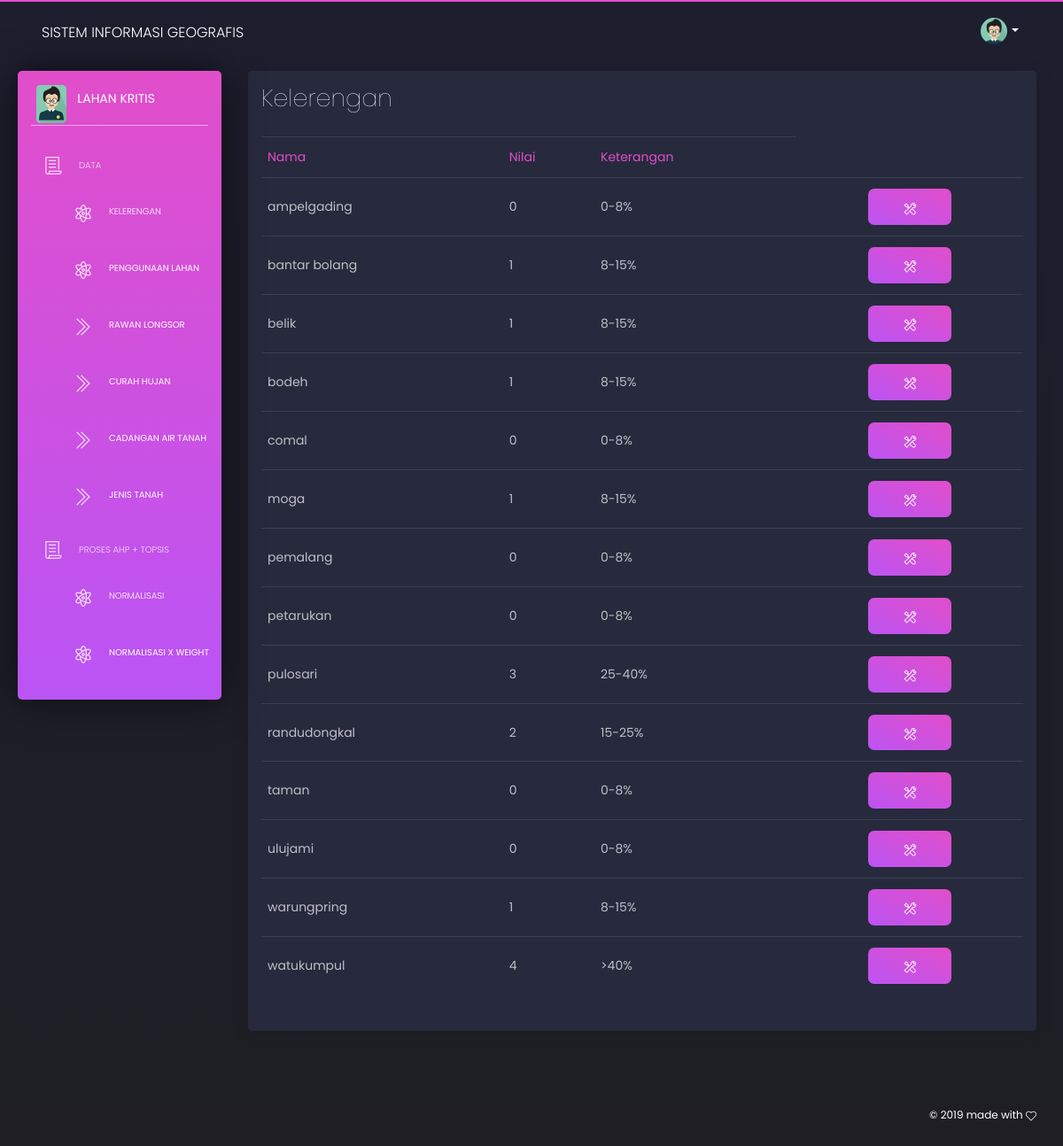
Page /coba2/index.php on the committed database.
### tables this page shows
CREATE TABLE `isi` (
  `nama` varchar(25) NOT NULL,
  `k` int(11) NOT NULL,
  `pl` int(11) NOT NULL,
  `rbl` int(11) NOT NULL,
  `ch` int(11) NOT NULL,
  `cat` int(11) NOT NULL,
  `jt` int(11) NOT NULL
);

### coba2/application/controllers/Kelerengan.php (called while the page is built, shortened)
<?php
class kelerengan extends CI_Controller {
	public function index(){
			$this->load->model("model_awal");
			$data['list_kec'] = $this->model_awal->load_kec();
			$this->load->view("sidebar");
			$this->load->view("nav");
			$this->load->view("kelerengan",$data);
			$this->load->view("foot");
		}
}
?>

### coba2/index.php (called while the page is built, shortened)
<?php
require_once BASEPATH.'core/CodeIgniter.php';

### coba2/application/models/model_awal.php (called while the page is built, shortened)
<?php
Class Model_awal extends CI_Model{
	public function load_kec(){
		$sql = $this->db->query("SELECT * FROM isi");
		return $sql->result_array();
	}
}
?>

### coba2/application/views/kelerengan.php (the view, shortened to what this page needs)
<div class="content">
  <div class="row">
    <div class="col-12">
      <div class="card ">
        <div class="card-header">
          <h2 class="card-title"> Kelerengan</h2>
        </div>
        <div class="card-body">
          <div class="table-responsive">
            <table class="table tablesorter " id="">
              <thead class=" text-primary">
                <tr>
                <td>Nama</td>
                <td>Nilai</td>
                <td>Keterangan</td>
                </tr>
              </thead>
            <tbody>
                <?php
            foreach ($list_kec as $row) {
            ?>
            <tr>
              <td style="font-style: capitallized"><?php echo $row['nama']; ?></td>
              <td><?php echo $row['k']; ?></td>
              <td><?php if($row['k']=='1'){echo "8-15%";} elseif ($row['k']=='0'){echo "0-8%";} elseif ($row['k']=='2'){echo "15-25%";} elseif ($row['k']=='3'){echo "25-40%";} else{echo ">40%";} {
              } ?> </td>
               <td class="text-center">
                <button type="button" class="btn btn-primary btn-xs" data-toggle="modal" data-target="#edit<?php echo $row['nama']; ?>"><i class="tim-icons icon-settings"></i></button>
              </td>
              <?php } ?>
            </tr>
          </tbody>
            </table>
          </div>
        </div>
      </div>
    </div>
  </div>
</div>

### coba2/application/views/sidebar.php (shortened to what this page needs)
<!DOCTYPE html>
<html lang="en">
<head>
  <link href="https://use.fontawesome.com/releases/v5.0.6/css/all.css" rel="stylesheet">
  <link href="assets/css/nucleo-icons.css" rel="stylesheet" />
  <link href="assets/css/black-dashboard.css?v=1.0.0" rel="stylesheet" />
  <link href="assets/demo/demo.css" rel="stylesheet" />
</head>
<body class="">
  <div class="wrapper">
    <div class="sidebar">
      <div class="sidebar-wrapper">
        <div class="logo">
          <a href="javascript:void(0)" class="simple-text logo-mini">
            <img src="assets/img/anime3.png" alt="Profile Photo">
          </a>
          <a href="javascript:void(0)" class="simple-text logo-normal">
           Lahan Kritis
          </a>
        </div>
        <ul class="nav" style="margin-bottom: 70px">
          <li class="dropdown">
                <a href="#" class="dropdown-toggle" data-toggle="menu"  >
                  <i class="tim-icons icon-paper"></i>
              <p>Data</p>
                </a>
                <div class="menu">
               <ul class="dropdown-menu-left" style="margin-left: -30px">
                  <li class="dropdown-item">
                    <a href="kelerengan" >
                    <i class="tim-icons icon-atom"></i>
                  Kelerengan</a>
                  </li>
                  <li class="dropdown-item">
                    <a href="lahan" class="dropdown-item">
                      <i class="tim-icons icon-atom"></i>
                    Penggunaan Lahan</a>
                  </li>
                   <li class="dropdown-item">
                    <a href="longsor" class="dropdown-item">
                      <i class="tim-icons icon-double-right"></i>
                    Rawan Longsor</a>
                  </li>
                   <li class="dropdown-item">
                    <a href="Hujan" class="dropdown-item">
                    <i class="tim-icons icon-double-right"></i>
                   Curah Hujan</a>
                  </li>
                   <li class="dropdown-item">
                    <a href="air" class="dropdown-item">
                    <i class="tim-icons icon-double-right"></i>
                   Cadangan Air Tanah</a>
                  </li>
                   <li class="dropdown-item">
                    <a href="tanah" class="dropdown-item">
                    <i class="tim-icons icon-double-right"></i>
                    Jenis Tanah</a>
                  </li>
                </ul>
              </div>
              </li>
            <li class="dropdown">
                <a href="#" class="dropdown-toggle" data-toggle="menu"  >
                  <i class="tim-icons icon-paper"></i>
              <p>PROSES AHP + TOPSIS</p>
                </a>
                <div class="menu">
               <ul class="dropdown-menu-left" style="margin-left: -30px">
                  <li class="dropdown-item">
                    <a href="normal" >
                    <i class="tim-icons icon-atom"></i>
                  Normalisasi</a>
                  </li>
                  <li class="dropdown-item">
                    <a href="normalw" class="dropdown-item">
                      <i class="tim-icons icon-atom"></i>
                    Normalisasi x Weight</a>
                  </li>
                   <li class="dropdown-item">
                    <a href="a" class="dropdown-item">
                      <i class="tim-icons icon-double-right"></i>
                    Nilai Solusi Ideal</a>
                  </li>
                </ul>
              </div>
              </li>
        </ul>
      </div>
    </div>

### coba2/application/views/nav.php (shortened to what this page needs)
<div class="main-panel">
      <nav class="navbar navbar-expand-lg navbar-absolute navbar-transparent">
        <div class="container-fluid">
          <div class="navbar-wrapper">
            <a class="navbar-brand" href="javascript:void(0)">SISTEM INFORMASI GEOGRAFIS</a>
          </div>
          <div class="collapse navbar-collapse" id="navigation">
            <ul class="navbar-nav ml-auto">
              <li class="dropdown nav-item">
                <a href="#" class="dropdown-toggle nav-link" data-toggle="dropdown">
                  <div class="photo">
                    <img src="assets/img/anime3.png" alt="Profile Photo">
                  </div>
                  <b class="caret d-none d-lg-block d-xl-block"></b>
                </a>
              </li>
            </ul>
          </div>
        </div>
      </nav>

### coba2/application/views/foot.php (shortened to what this page needs)
 <footer class="footer">
        <div class="container-fluid">
          <div class="copyright">
            ©
             made with <i class="tim-icons icon-heart-2"></i>
          </div>
        </div>
      </footer>
    </div>
  </div>
</body>
</html>

### rows in the picture
isi: nama "ampelgading", k "0", shows "0-8%"
isi: nama "bantar bolang", k "1", shows "8-15%"
isi: nama "belik", k "1", shows "8-15%"
isi: nama "bodeh", k "1", shows "8-15%"
isi: nama "comal", k "0", shows "0-8%"
isi: nama "moga", k "1", shows "8-15%"
isi: nama "pemalang", k "0", shows "0-8%"
isi: nama "petarukan", k "0", shows "0-8%"
isi: nama "pulosari", k "3", shows "25-40%"
isi: nama "randudongkal", k "2", shows "15-25%"
isi: nama "taman", k "0", shows "0-8%"
isi: nama "ulujami", k "0", shows "0-8%"
isi: nama "warungpring", k "1", shows "8-15%"
isi: nama "watukumpul", k "4", shows ">40%"
